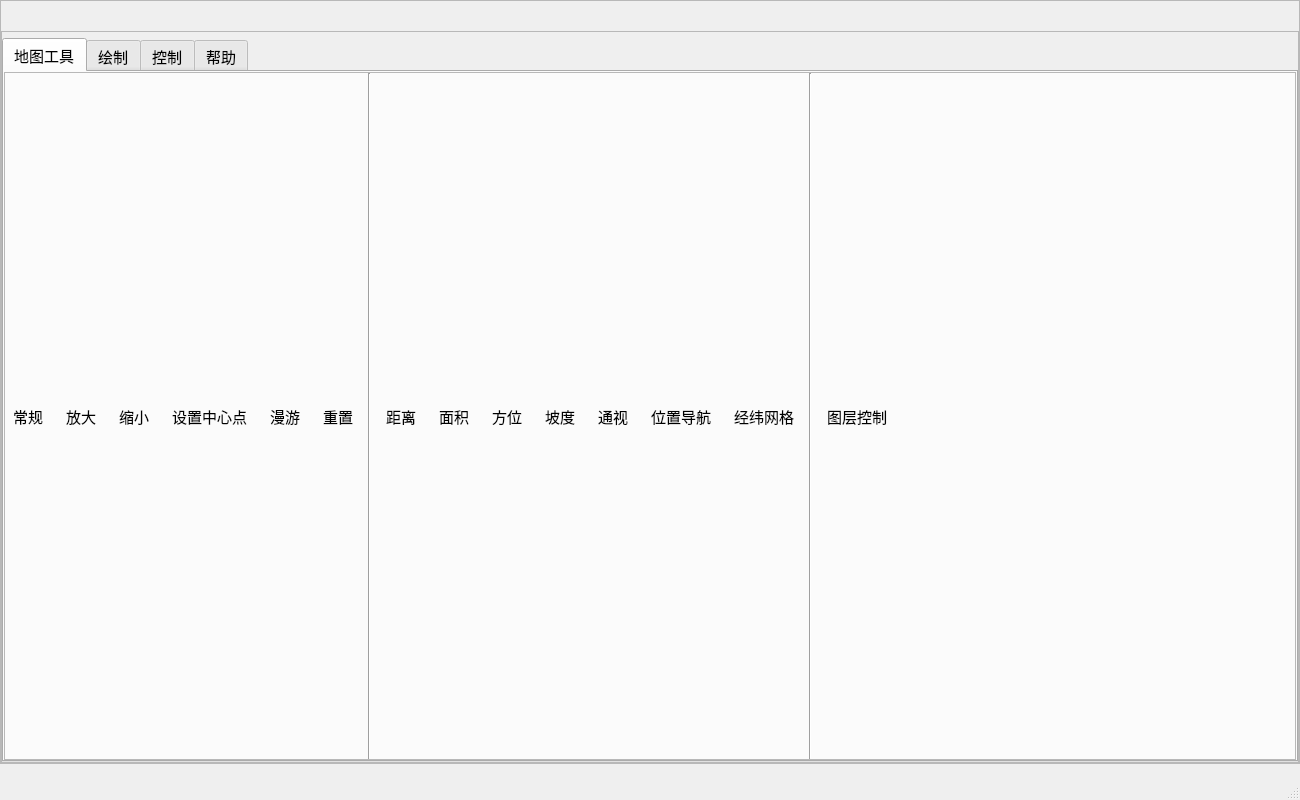
<?xml version="1.0" encoding="UTF-8"?>
<ui version="4.0">
 <class>MAP_GUI_MainWindow</class>
 <widget class="QMainWindow" name="MAP_GUI_MainWindow">
  <property name="geometry">
   <rect>
    <x>0</x>
    <y>0</y>
    <width>1300</width>
    <height>800</height>
   </rect>
  </property>
  <property name="font">
   <font>
    <family>微软雅黑</family>
    <pointsize>11</pointsize>
   </font>
  </property>
  <property name="windowTitle">
   <string>MainWindow</string>
  </property>
  <widget class="QWidget" name="centralwidget">
   <layout class="QGridLayout" name="gridLayout">
    <property name="leftMargin">
     <number>0</number>
    </property>
    <property name="topMargin">
     <number>0</number>
    </property>
    <property name="rightMargin">
     <number>0</number>
    </property>
    <property name="bottomMargin">
     <number>9</number>
    </property>
    <item row="0" column="0">
     <widget class="QFrame" name="mapFrame">
      <property name="frameShape">
       <enum>QFrame::StyledPanel</enum>
      </property>
      <property name="frameShadow">
       <enum>QFrame::Raised</enum>
      </property>
      <layout class="QGridLayout" name="gridLayout_2" rowstretch="1,0">
       <property name="leftMargin">
        <number>0</number>
       </property>
       <property name="topMargin">
        <number>0</number>
       </property>
       <property name="rightMargin">
        <number>0</number>
       </property>
       <property name="bottomMargin">
        <number>0</number>
       </property>
       <property name="spacing">
        <number>0</number>
       </property>
       <item row="1" column="0">
        <widget class="QFrame" name="RibbornFrame">
         <property name="frameShape">
          <enum>QFrame::StyledPanel</enum>
         </property>
         <property name="frameShadow">
          <enum>QFrame::Raised</enum>
         </property>
         <layout class="QGridLayout" name="gridLayout_7">
          <property name="leftMargin">
           <number>0</number>
          </property>
          <property name="topMargin">
           <number>6</number>
          </property>
          <property name="rightMargin">
           <number>0</number>
          </property>
          <property name="bottomMargin">
           <number>0</number>
          </property>
          <property name="spacing">
           <number>0</number>
          </property>
          <item row="0" column="0">
           <widget class="QTabWidget" name="RibbornMenu">
            <property name="font">
             <font>
              <family>微软雅黑</family>
             </font>
            </property>
            <property name="currentIndex">
             <number>0</number>
            </property>
            <widget class="QWidget" name="tab">
             <attribute name="title">
              <string>地图工具</string>
             </attribute>
             <layout class="QGridLayout" name="gridLayout_3">
              <property name="leftMargin">
               <number>0</number>
              </property>
              <property name="topMargin">
               <number>0</number>
              </property>
              <property name="rightMargin">
               <number>0</number>
              </property>
              <property name="bottomMargin">
               <number>0</number>
              </property>
              <property name="spacing">
               <number>0</number>
              </property>
              <item row="0" column="0">
               <widget class="QFrame" name="m_DataFrame_4">
                <property name="frameShape">
                 <enum>QFrame::StyledPanel</enum>
                </property>
                <property name="frameShadow">
                 <enum>QFrame::Raised</enum>
                </property>
                <layout class="QHBoxLayout" name="horizontalLayout_3">
                 <property name="spacing">
                  <number>7</number>
                 </property>
                 <property name="leftMargin">
                  <number>0</number>
                 </property>
                 <property name="topMargin">
                  <number>0</number>
                 </property>
                 <property name="rightMargin">
                  <number>0</number>
                 </property>
                 <property name="bottomMargin">
                  <number>0</number>
                 </property>
                 <item>
                  <widget class="QToolButton" name="m_conventionPtn">
                   <property name="text">
                    <string>常规</string>
                   </property>
                   <property name="icon">
                    <iconset resource="../resource.qrc">
                     <normaloff>:/Icon/icon/normal.png</normaloff>:/Icon/icon/normal.png</iconset>
                   </property>
                   <property name="iconSize">
                    <size>
                     <width>30</width>
                     <height>30</height>
                    </size>
                   </property>
                   <property name="toolButtonStyle">
                    <enum>Qt::ToolButtonTextUnderIcon</enum>
                   </property>
                   <property name="autoRaise">
                    <bool>true</bool>
                   </property>
                  </widget>
                 </item>
                 <item>
                  <widget class="QToolButton" name="m_magnifyEarthPtn">
                   <property name="text">
                    <string>放大</string>
                   </property>
                   <property name="icon">
                    <iconset resource="../resource.qrc">
                     <normaloff>:/Icon/icon/amplify.png</normaloff>:/Icon/icon/amplify.png</iconset>
                   </property>
                   <property name="iconSize">
                    <size>
                     <width>30</width>
                     <height>30</height>
                    </size>
                   </property>
                   <property name="toolButtonStyle">
                    <enum>Qt::ToolButtonTextUnderIcon</enum>
                   </property>
                   <property name="autoRaise">
                    <bool>true</bool>
                   </property>
                  </widget>
                 </item>
                 <item>
                  <widget class="QToolButton" name="m_reduceEarthPtn">
                   <property name="text">
                    <string>缩小</string>
                   </property>
                   <property name="icon">
                    <iconset resource="../resource.qrc">
                     <normaloff>:/Icon/icon/reduce.png</normaloff>:/Icon/icon/reduce.png</iconset>
                   </property>
                   <property name="iconSize">
                    <size>
                     <width>30</width>
                     <height>30</height>
                    </size>
                   </property>
                   <property name="toolButtonStyle">
                    <enum>Qt::ToolButtonTextUnderIcon</enum>
                   </property>
                   <property name="autoRaise">
                    <bool>true</bool>
                   </property>
                  </widget>
                 </item>
                 <item>
                  <widget class="QToolButton" name="m_DeleteDataSourcePtn_3">
                   <property name="text">
                    <string>设置中心点</string>
                   </property>
                   <property name="icon">
                    <iconset resource="../resource.qrc">
                     <normaloff>:/Icon/icon/target.png</normaloff>:/Icon/icon/target.png</iconset>
                   </property>
                   <property name="iconSize">
                    <size>
                     <width>30</width>
                     <height>30</height>
                    </size>
                   </property>
                   <property name="toolButtonStyle">
                    <enum>Qt::ToolButtonTextUnderIcon</enum>
                   </property>
                   <property name="autoRaise">
                    <bool>true</bool>
                   </property>
                  </widget>
                 </item>
                 <item>
                  <widget class="QToolButton" name="m_romaingPtn">
                   <property name="text">
                    <string>漫游</string>
                   </property>
                   <property name="icon">
                    <iconset resource="../resource.qrc">
                     <normaloff>:/Icon/icon/Hand.png</normaloff>:/Icon/icon/Hand.png</iconset>
                   </property>
                   <property name="iconSize">
                    <size>
                     <width>30</width>
                     <height>30</height>
                    </size>
                   </property>
                   <property name="toolButtonStyle">
                    <enum>Qt::ToolButtonTextUnderIcon</enum>
                   </property>
                   <property name="autoRaise">
                    <bool>true</bool>
                   </property>
                  </widget>
                 </item>
                 <item>
                  <widget class="QToolButton" name="m_EditTablePtn_3">
                   <property name="text">
                    <string>重置</string>
                   </property>
                   <property name="icon">
                    <iconset resource="../resource.qrc">
                     <normaloff>:/Icon/icon/reset.png</normaloff>:/Icon/icon/reset.png</iconset>
                   </property>
                   <property name="iconSize">
                    <size>
                     <width>30</width>
                     <height>30</height>
                    </size>
                   </property>
                   <property name="toolButtonStyle">
                    <enum>Qt::ToolButtonTextUnderIcon</enum>
                   </property>
                   <property name="autoRaise">
                    <bool>true</bool>
                   </property>
                  </widget>
                 </item>
                 <item>
                  <widget class="Line" name="m_DataLine2_4">
                   <property name="orientation">
                    <enum>Qt::Vertical</enum>
                   </property>
                  </widget>
                 </item>
                 <item>
                  <widget class="QToolButton" name="m_DistancePtn">
                   <property name="text">
                    <string>距离</string>
                   </property>
                   <property name="icon">
                    <iconset resource="../resource.qrc">
                     <normaloff>:/Icon/icon/distance.png</normaloff>:/Icon/icon/distance.png</iconset>
                   </property>
                   <property name="iconSize">
                    <size>
                     <width>30</width>
                     <height>30</height>
                    </size>
                   </property>
                   <property name="toolButtonStyle">
                    <enum>Qt::ToolButtonTextUnderIcon</enum>
                   </property>
                   <property name="autoRaise">
                    <bool>true</bool>
                   </property>
                  </widget>
                 </item>
                 <item>
                  <widget class="QToolButton" name="m_AreaPtn">
                   <property name="text">
                    <string>面积</string>
                   </property>
                   <property name="icon">
                    <iconset resource="../resource.qrc">
                     <normaloff>:/Icon/icon/area-gra.png</normaloff>:/Icon/icon/area-gra.png</iconset>
                   </property>
                   <property name="iconSize">
                    <size>
                     <width>30</width>
                     <height>30</height>
                    </size>
                   </property>
                   <property name="toolButtonStyle">
                    <enum>Qt::ToolButtonTextUnderIcon</enum>
                   </property>
                   <property name="autoRaise">
                    <bool>true</bool>
                   </property>
                  </widget>
                 </item>
                 <item>
                  <widget class="QToolButton" name="m_directionPth">
                   <property name="text">
                    <string>方位</string>
                   </property>
                   <property name="icon">
                    <iconset resource="../resource.qrc">
                     <normaloff>:/Icon/icon/direction.png</normaloff>:/Icon/icon/direction.png</iconset>
                   </property>
                   <property name="iconSize">
                    <size>
                     <width>30</width>
                     <height>30</height>
                    </size>
                   </property>
                   <property name="toolButtonStyle">
                    <enum>Qt::ToolButtonTextUnderIcon</enum>
                   </property>
                   <property name="autoRaise">
                    <bool>true</bool>
                   </property>
                  </widget>
                 </item>
                 <item>
                  <widget class="QToolButton" name="toolButton_4">
                   <property name="text">
                    <string>坡度</string>
                   </property>
                   <property name="icon">
                    <iconset resource="../resource.qrc">
                     <normaloff>:/Icon/icon/slope.png</normaloff>:/Icon/icon/slope.png</iconset>
                   </property>
                   <property name="iconSize">
                    <size>
                     <width>30</width>
                     <height>30</height>
                    </size>
                   </property>
                   <property name="toolButtonStyle">
                    <enum>Qt::ToolButtonTextUnderIcon</enum>
                   </property>
                   <property name="autoRaise">
                    <bool>true</bool>
                   </property>
                  </widget>
                 </item>
                 <item>
                  <widget class="QToolButton" name="toolButton_5">
                   <property name="text">
                    <string>通视</string>
                   </property>
                   <property name="icon">
                    <iconset resource="../resource.qrc">
                     <normaloff>:/Icon/icon/vision.png</normaloff>:/Icon/icon/vision.png</iconset>
                   </property>
                   <property name="iconSize">
                    <size>
                     <width>30</width>
                     <height>30</height>
                    </size>
                   </property>
                   <property name="toolButtonStyle">
                    <enum>Qt::ToolButtonTextUnderIcon</enum>
                   </property>
                   <property name="autoRaise">
                    <bool>true</bool>
                   </property>
                  </widget>
                 </item>
                 <item>
                  <widget class="QToolButton" name="toolButton_6">
                   <property name="text">
                    <string>位置导航</string>
                   </property>
                   <property name="icon">
                    <iconset resource="../resource.qrc">
                     <normaloff>:/Icon/icon/navigation.png</normaloff>:/Icon/icon/navigation.png</iconset>
                   </property>
                   <property name="iconSize">
                    <size>
                     <width>30</width>
                     <height>30</height>
                    </size>
                   </property>
                   <property name="toolButtonStyle">
                    <enum>Qt::ToolButtonTextUnderIcon</enum>
                   </property>
                   <property name="autoRaise">
                    <bool>true</bool>
                   </property>
                  </widget>
                 </item>
                 <item>
                  <widget class="QToolButton" name="m_latlongGridPtn">
                   <property name="text">
                    <string>经纬网格</string>
                   </property>
                   <property name="icon">
                    <iconset resource="../resource.qrc">
                     <normaloff>:/Icon/icon/world_grid.png</normaloff>:/Icon/icon/world_grid.png</iconset>
                   </property>
                   <property name="iconSize">
                    <size>
                     <width>30</width>
                     <height>30</height>
                    </size>
                   </property>
                   <property name="toolButtonStyle">
                    <enum>Qt::ToolButtonTextUnderIcon</enum>
                   </property>
                   <property name="autoRaise">
                    <bool>true</bool>
                   </property>
                  </widget>
                 </item>
                 <item>
                  <widget class="Line" name="line">
                   <property name="orientation">
                    <enum>Qt::Vertical</enum>
                   </property>
                  </widget>
                 </item>
                 <item>
                  <widget class="QToolButton" name="m_layerControllerPtn">
                   <property name="text">
                    <string>图层控制</string>
                   </property>
                   <property name="icon">
                    <iconset resource="../resource.qrc">
                     <normaloff>:/Icon/icon/layer.png</normaloff>:/Icon/icon/layer.png</iconset>
                   </property>
                   <property name="iconSize">
                    <size>
                     <width>30</width>
                     <height>30</height>
                    </size>
                   </property>
                   <property name="toolButtonStyle">
                    <enum>Qt::ToolButtonTextUnderIcon</enum>
                   </property>
                   <property name="autoRaise">
                    <bool>true</bool>
                   </property>
                  </widget>
                 </item>
                 <item>
                  <spacer name="m_DataSpacer_4">
                   <property name="orientation">
                    <enum>Qt::Horizontal</enum>
                   </property>
                   <property name="sizeHint" stdset="0">
                    <size>
                     <width>40</width>
                     <height>20</height>
                    </size>
                   </property>
                  </spacer>
                 </item>
                 <item>
                  <layout class="QVBoxLayout" name="verticalLayout_4">
                   <property name="rightMargin">
                    <number>8</number>
                   </property>
                   <item>
                    <spacer name="verticalSpacer_6">
                     <property name="orientation">
                      <enum>Qt::Vertical</enum>
                     </property>
                     <property name="sizeHint" stdset="0">
                      <size>
                       <width>20</width>
                       <height>40</height>
                      </size>
                     </property>
                    </spacer>
                   </item>
                   <item>
                    <widget class="QToolButton" name="m_dataFixPtn_4">
                     <property name="toolTip">
                      <string>折叠功能区</string>
                     </property>
                     <property name="text">
                      <string/>
                     </property>
                     <property name="icon">
                      <iconset>
                       <normaloff>:/icon/icon/up.png</normaloff>:/icon/icon/up.png</iconset>
                     </property>
                     <property name="autoRaise">
                      <bool>true</bool>
                     </property>
                    </widget>
                   </item>
                  </layout>
                 </item>
                </layout>
               </widget>
              </item>
             </layout>
            </widget>
            <widget class="QWidget" name="helpSystemTab">
             <attribute name="title">
              <string>绘制</string>
             </attribute>
             <layout class="QGridLayout" name="gridLayout_5">
              <property name="leftMargin">
               <number>0</number>
              </property>
              <property name="topMargin">
               <number>0</number>
              </property>
              <property name="rightMargin">
               <number>0</number>
              </property>
              <property name="bottomMargin">
               <number>0</number>
              </property>
              <property name="spacing">
               <number>0</number>
              </property>
              <item row="0" column="1">
               <widget class="QFrame" name="m_DataFrame">
                <property name="frameShape">
                 <enum>QFrame::StyledPanel</enum>
                </property>
                <property name="frameShadow">
                 <enum>QFrame::Raised</enum>
                </property>
                <layout class="QHBoxLayout" name="horizontalLayout_2">
                 <property name="spacing">
                  <number>7</number>
                 </property>
                 <property name="leftMargin">
                  <number>0</number>
                 </property>
                 <property name="topMargin">
                  <number>0</number>
                 </property>
                 <property name="rightMargin">
                  <number>0</number>
                 </property>
                 <property name="bottomMargin">
                  <number>0</number>
                 </property>
                 <item>
                  <widget class="QToolButton" name="m_createPointPtn">
                   <property name="text">
                    <string>画点</string>
                   </property>
                   <property name="icon">
                    <iconset resource="../resource.qrc">
                     <normaloff>:/Icon/icon/pen.png</normaloff>:/Icon/icon/pen.png</iconset>
                   </property>
                   <property name="iconSize">
                    <size>
                     <width>30</width>
                     <height>30</height>
                    </size>
                   </property>
                   <property name="toolButtonStyle">
                    <enum>Qt::ToolButtonTextUnderIcon</enum>
                   </property>
                   <property name="autoRaise">
                    <bool>true</bool>
                   </property>
                  </widget>
                 </item>
                 <item>
                  <widget class="QToolButton" name="m_createLinePtn">
                   <property name="text">
                    <string>画线</string>
                   </property>
                   <property name="icon">
                    <iconset resource="../resource.qrc">
                     <normaloff>:/Icon/icon/pen.png</normaloff>:/Icon/icon/pen.png</iconset>
                   </property>
                   <property name="iconSize">
                    <size>
                     <width>30</width>
                     <height>30</height>
                    </size>
                   </property>
                   <property name="toolButtonStyle">
                    <enum>Qt::ToolButtonTextUnderIcon</enum>
                   </property>
                   <property name="autoRaise">
                    <bool>true</bool>
                   </property>
                  </widget>
                 </item>
                 <item>
                  <widget class="QToolButton" name="m_CreateDataSourcePtn">
                   <property name="text">
                    <string>复制</string>
                   </property>
                   <property name="icon">
                    <iconset resource="../resource.qrc">
                     <normaloff>:/Icon/icon/copy.png</normaloff>:/Icon/icon/copy.png</iconset>
                   </property>
                   <property name="iconSize">
                    <size>
                     <width>30</width>
                     <height>30</height>
                    </size>
                   </property>
                   <property name="toolButtonStyle">
                    <enum>Qt::ToolButtonTextUnderIcon</enum>
                   </property>
                   <property name="autoRaise">
                    <bool>true</bool>
                   </property>
                  </widget>
                 </item>
                 <item>
                  <widget class="QToolButton" name="m_OpenDataSourcePtn">
                   <property name="text">
                    <string>剪切</string>
                   </property>
                   <property name="icon">
                    <iconset resource="../resource.qrc">
                     <normaloff>:/Icon/icon/cut.png</normaloff>:/Icon/icon/cut.png</iconset>
                   </property>
                   <property name="iconSize">
                    <size>
                     <width>30</width>
                     <height>30</height>
                    </size>
                   </property>
                   <property name="toolButtonStyle">
                    <enum>Qt::ToolButtonTextUnderIcon</enum>
                   </property>
                   <property name="autoRaise">
                    <bool>true</bool>
                   </property>
                  </widget>
                 </item>
                 <item>
                  <widget class="QToolButton" name="m_EditDataSourcePtn">
                   <property name="text">
                    <string>粘贴</string>
                   </property>
                   <property name="icon">
                    <iconset resource="../resource.qrc">
                     <normaloff>:/Icon/icon/paste.png</normaloff>:/Icon/icon/paste.png</iconset>
                   </property>
                   <property name="iconSize">
                    <size>
                     <width>30</width>
                     <height>30</height>
                    </size>
                   </property>
                   <property name="toolButtonStyle">
                    <enum>Qt::ToolButtonTextUnderIcon</enum>
                   </property>
                   <property name="autoRaise">
                    <bool>true</bool>
                   </property>
                  </widget>
                 </item>
                 <item>
                  <widget class="QToolButton" name="m_DeleteDataSourcePtn">
                   <property name="text">
                    <string>删除</string>
                   </property>
                   <property name="icon">
                    <iconset resource="../resource.qrc">
                     <normaloff>:/Icon/icon/delete.png</normaloff>:/Icon/icon/delete.png</iconset>
                   </property>
                   <property name="iconSize">
                    <size>
                     <width>30</width>
                     <height>30</height>
                    </size>
                   </property>
                   <property name="toolButtonStyle">
                    <enum>Qt::ToolButtonTextUnderIcon</enum>
                   </property>
                   <property name="autoRaise">
                    <bool>true</bool>
                   </property>
                  </widget>
                 </item>
                 <item>
                  <widget class="Line" name="m_DataLine">
                   <property name="orientation">
                    <enum>Qt::Vertical</enum>
                   </property>
                  </widget>
                 </item>
                 <item>
                  <spacer name="m_DataSpacer">
                   <property name="orientation">
                    <enum>Qt::Horizontal</enum>
                   </property>
                   <property name="sizeHint" stdset="0">
                    <size>
                     <width>40</width>
                     <height>20</height>
                    </size>
                   </property>
                  </spacer>
                 </item>
                 <item>
                  <layout class="QVBoxLayout" name="verticalLayout_3">
                   <property name="rightMargin">
                    <number>8</number>
                   </property>
                   <item>
                    <spacer name="verticalSpacer_2">
                     <property name="orientation">
                      <enum>Qt::Vertical</enum>
                     </property>
                     <property name="sizeHint" stdset="0">
                      <size>
                       <width>20</width>
                       <height>40</height>
                      </size>
                     </property>
                    </spacer>
                   </item>
                   <item>
                    <widget class="QToolButton" name="m_dataFixPtn">
                     <property name="toolTip">
                      <string>折叠功能区</string>
                     </property>
                     <property name="text">
                      <string/>
                     </property>
                     <property name="icon">
                      <iconset>
                       <normaloff>:/icon/icon/up.png</normaloff>:/icon/icon/up.png</iconset>
                     </property>
                     <property name="autoRaise">
                      <bool>true</bool>
                     </property>
                    </widget>
                   </item>
                  </layout>
                 </item>
                </layout>
               </widget>
              </item>
             </layout>
            </widget>
            <widget class="QWidget" name="settingTab">
             <attribute name="title">
              <string>控制</string>
             </attribute>
             <layout class="QGridLayout" name="gridLayout_6">
              <property name="leftMargin">
               <number>0</number>
              </property>
              <property name="topMargin">
               <number>0</number>
              </property>
              <property name="rightMargin">
               <number>0</number>
              </property>
              <property name="bottomMargin">
               <number>0</number>
              </property>
              <property name="spacing">
               <number>0</number>
              </property>
              <item row="0" column="0">
               <widget class="QFrame" name="m_DataFrame_2">
                <property name="frameShape">
                 <enum>QFrame::StyledPanel</enum>
                </property>
                <property name="frameShadow">
                 <enum>QFrame::Raised</enum>
                </property>
                <layout class="QHBoxLayout" name="horizontalLayout_4">
                 <property name="spacing">
                  <number>7</number>
                 </property>
                 <property name="leftMargin">
                  <number>0</number>
                 </property>
                 <property name="topMargin">
                  <number>0</number>
                 </property>
                 <property name="rightMargin">
                  <number>0</number>
                 </property>
                 <property name="bottomMargin">
                  <number>0</number>
                 </property>
                 <item>
                  <widget class="QToolButton" name="m_CreateDataSourcePtn_2">
                   <property name="text">
                    <string>图层管理</string>
                   </property>
                   <property name="icon">
                    <iconset resource="../resource.qrc">
                     <normaloff>:/Icon/icon/layer.png</normaloff>:/Icon/icon/layer.png</iconset>
                   </property>
                   <property name="iconSize">
                    <size>
                     <width>30</width>
                     <height>30</height>
                    </size>
                   </property>
                   <property name="toolButtonStyle">
                    <enum>Qt::ToolButtonTextUnderIcon</enum>
                   </property>
                   <property name="autoRaise">
                    <bool>true</bool>
                   </property>
                  </widget>
                 </item>
                 <item>
                  <widget class="QToolButton" name="m_OpenDataSourcePtn_2">
                   <property name="text">
                    <string>显示管理</string>
                   </property>
                   <property name="icon">
                    <iconset resource="../resource.qrc">
                     <normaloff>:/Icon/icon/screen.png</normaloff>:/Icon/icon/screen.png</iconset>
                   </property>
                   <property name="iconSize">
                    <size>
                     <width>30</width>
                     <height>30</height>
                    </size>
                   </property>
                   <property name="toolButtonStyle">
                    <enum>Qt::ToolButtonTextUnderIcon</enum>
                   </property>
                   <property name="autoRaise">
                    <bool>true</bool>
                   </property>
                  </widget>
                 </item>
                 <item>
                  <widget class="Line" name="m_DataLine2_2">
                   <property name="orientation">
                    <enum>Qt::Vertical</enum>
                   </property>
                  </widget>
                 </item>
                 <item>
                  <spacer name="m_DataSpacer_2">
                   <property name="orientation">
                    <enum>Qt::Horizontal</enum>
                   </property>
                   <property name="sizeHint" stdset="0">
                    <size>
                     <width>40</width>
                     <height>20</height>
                    </size>
                   </property>
                  </spacer>
                 </item>
                 <item>
                  <layout class="QVBoxLayout" name="verticalLayout_6">
                   <property name="rightMargin">
                    <number>8</number>
                   </property>
                   <item>
                    <spacer name="verticalSpacer_5">
                     <property name="orientation">
                      <enum>Qt::Vertical</enum>
                     </property>
                     <property name="sizeHint" stdset="0">
                      <size>
                       <width>20</width>
                       <height>40</height>
                      </size>
                     </property>
                    </spacer>
                   </item>
                   <item>
                    <widget class="QToolButton" name="m_dataFixPtn_2">
                     <property name="toolTip">
                      <string>折叠功能区</string>
                     </property>
                     <property name="text">
                      <string/>
                     </property>
                     <property name="icon">
                      <iconset>
                       <normaloff>:/icon/icon/up.png</normaloff>:/icon/icon/up.png</iconset>
                     </property>
                     <property name="autoRaise">
                      <bool>true</bool>
                     </property>
                    </widget>
                   </item>
                  </layout>
                 </item>
                </layout>
               </widget>
              </item>
             </layout>
            </widget>
            <widget class="QWidget" name="tab_2">
             <attribute name="title">
              <string>帮助</string>
             </attribute>
             <layout class="QGridLayout" name="gridLayout_4">
              <property name="leftMargin">
               <number>0</number>
              </property>
              <property name="topMargin">
               <number>0</number>
              </property>
              <property name="rightMargin">
               <number>0</number>
              </property>
              <property name="bottomMargin">
               <number>0</number>
              </property>
              <item row="0" column="0">
               <widget class="QFrame" name="m_DataFrame_3">
                <property name="frameShape">
                 <enum>QFrame::StyledPanel</enum>
                </property>
                <property name="frameShadow">
                 <enum>QFrame::Raised</enum>
                </property>
                <layout class="QHBoxLayout" name="horizontalLayout_5">
                 <property name="spacing">
                  <number>7</number>
                 </property>
                 <property name="leftMargin">
                  <number>0</number>
                 </property>
                 <property name="topMargin">
                  <number>0</number>
                 </property>
                 <property name="rightMargin">
                  <number>0</number>
                 </property>
                 <property name="bottomMargin">
                  <number>0</number>
                 </property>
                 <item>
                  <widget class="QToolButton" name="m_CreateDataSourcePtn_3">
                   <property name="text">
                    <string>显示配置</string>
                   </property>
                   <property name="icon">
                    <iconset resource="../resource.qrc">
                     <normaloff>:/Icon/icon/setting.png</normaloff>:/Icon/icon/setting.png</iconset>
                   </property>
                   <property name="iconSize">
                    <size>
                     <width>30</width>
                     <height>30</height>
                    </size>
                   </property>
                   <property name="toolButtonStyle">
                    <enum>Qt::ToolButtonTextUnderIcon</enum>
                   </property>
                   <property name="autoRaise">
                    <bool>true</bool>
                   </property>
                  </widget>
                 </item>
                 <item>
                  <widget class="QToolButton" name="m_OpenDataSourcePtn_3">
                   <property name="text">
                    <string>插件管理</string>
                   </property>
                   <property name="icon">
                    <iconset resource="../resource.qrc">
                     <normaloff>:/Icon/icon/plug.png</normaloff>:/Icon/icon/plug.png</iconset>
                   </property>
                   <property name="iconSize">
                    <size>
                     <width>30</width>
                     <height>30</height>
                    </size>
                   </property>
                   <property name="toolButtonStyle">
                    <enum>Qt::ToolButtonTextUnderIcon</enum>
                   </property>
                   <property name="autoRaise">
                    <bool>true</bool>
                   </property>
                  </widget>
                 </item>
                 <item>
                  <widget class="Line" name="m_DataLine2_3">
                   <property name="orientation">
                    <enum>Qt::Vertical</enum>
                   </property>
                  </widget>
                 </item>
                 <item>
                  <spacer name="m_DataSpacer_3">
                   <property name="orientation">
                    <enum>Qt::Horizontal</enum>
                   </property>
                   <property name="sizeHint" stdset="0">
                    <size>
                     <width>40</width>
                     <height>20</height>
                    </size>
                   </property>
                  </spacer>
                 </item>
                 <item>
                  <layout class="QVBoxLayout" name="verticalLayout_7">
                   <property name="rightMargin">
                    <number>8</number>
                   </property>
                   <item>
                    <spacer name="verticalSpacer_7">
                     <property name="orientation">
                      <enum>Qt::Vertical</enum>
                     </property>
                     <property name="sizeHint" stdset="0">
                      <size>
                       <width>20</width>
                       <height>40</height>
                      </size>
                     </property>
                    </spacer>
                   </item>
                   <item>
                    <widget class="QToolButton" name="m_dataFixPtn_3">
                     <property name="toolTip">
                      <string>折叠功能区</string>
                     </property>
                     <property name="text">
                      <string/>
                     </property>
                     <property name="icon">
                      <iconset>
                       <normaloff>:/icon/icon/up.png</normaloff>:/icon/icon/up.png</iconset>
                     </property>
                     <property name="autoRaise">
                      <bool>true</bool>
                     </property>
                    </widget>
                   </item>
                  </layout>
                 </item>
                </layout>
               </widget>
              </item>
             </layout>
            </widget>
           </widget>
          </item>
         </layout>
        </widget>
       </item>
       <item row="0" column="0">
        <widget class="MAP_GUI_TitleBar" name="mapTitle" native="true">
         <property name="minimumSize">
          <size>
           <width>0</width>
           <height>30</height>
          </size>
         </property>
         <property name="maximumSize">
          <size>
           <width>16777215</width>
           <height>30</height>
          </size>
         </property>
        </widget>
       </item>
      </layout>
     </widget>
    </item>
   </layout>
  </widget>
  <widget class="QStatusBar" name="statusbar"/>
 </widget>
 <customwidgets>
  <customwidget>
   <class>MAP_GUI_TitleBar</class>
   <extends>QWidget</extends>
   <header location="global">map_gui\map_gui_titlebar.h</header>
   <container>1</container>
  </customwidget>
 </customwidgets>
 <resources>
  <include location="../resource.qrc"/>
 </resources>
 <connections/>
</ui>
